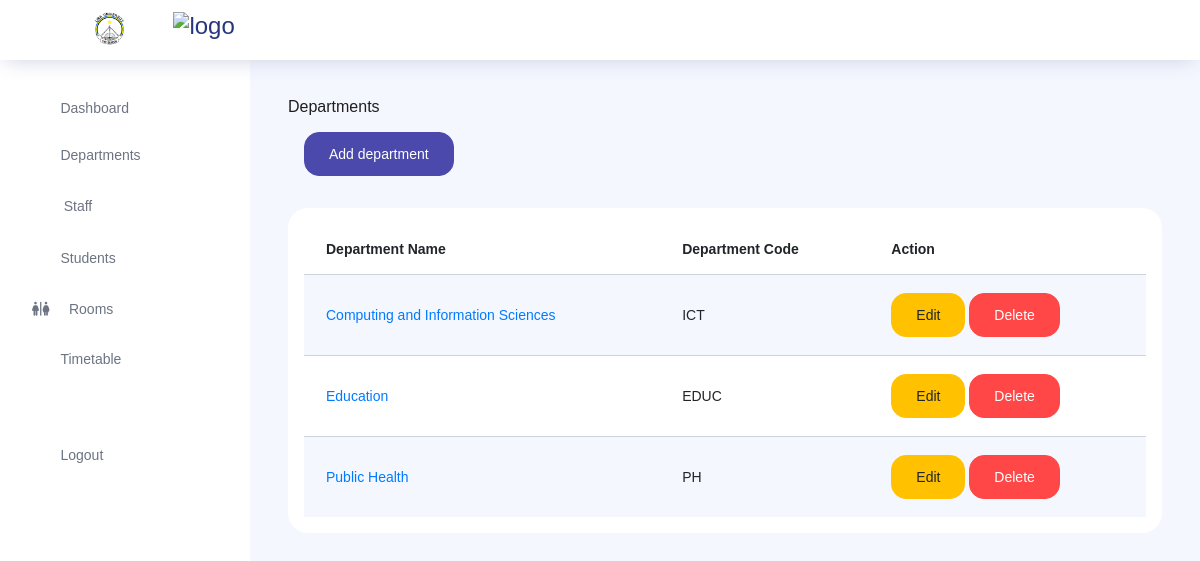
Screenshot of /departments/ with the database file from the repository.
### store/models.py (models this page shows, shortened)
class Department(models.Model):
    department_name = models.CharField(max_length=100)
    department_code = models.CharField(max_length=20)

### core/views.py (the view, shortened to what this page needs)
# urls.py: path('departments/', views.departments, name='departments'),
def departments(request):
    departments = Department.objects.all()
    context = {'departments': departments}
    return render(request, 'core/departments.html', context)

### templates/core/departments.html (shortened to what this page needs)
{% extends 'core/layout.html'%}
{% block content %}
Departments
<br>
<a href="#" class="btn btn-primary m-3" data-toggle="modal" data-target="#addDepartment">Add department</a>
<div class="card p-3 my-3 bg-white">
    <table class="table table-striped">
        <thead>
            <tr>
                <th>Department Name</th>
                <th>Department Code</th>
                <th>Action</th>
            </tr>
        </thead>
        <tbody>
            {% for d in departments %}
            <tr>
                <td><a href="{% url 'core:program' dpt=d.pk %}">{{ d.department_name }}</a></td>
                <td>{{ d.department_code }}</td>
                <td>
                    <a href="#" data-toggle="modal" data-target="#editDepartment{{ d.id }}" class="btn btn-warning">Edit</a>
                    <a href="{% url 'core:deleteDepartment' pk=d.id %}" onclick="return(confirm('Are you sure you want to delete this department?'))" class="btn btn-danger">Delete</i></a>
                </td>
            </tr>
            {% endfor %}
        </tbody>
    </table>
</div>
{%endblock%}

### rows the page displays
Department: department_name "Computing and Information Sciences", department_code "ICT"
Department: department_name "Education", department_code "EDUC"
Department: department_name "Public Health", department_code "PH"
